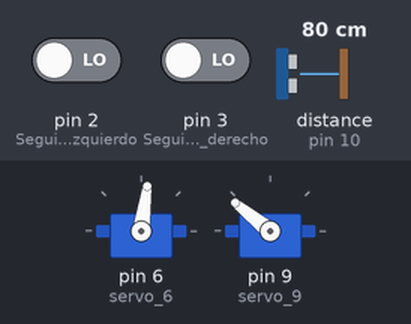
A sketch run on a simulated Arduino Uno, built with avr-gcc and run on an emulated ATmega328P. Shown: 2 × servo. The test bench sets the inputs (shaded band); at power-on: distance to the obstacle (sensor on pin 10) 80 cm, pin 2 (SeguiLineas_izquierdo) LOW, pin 3 (SeguiLneas_derecho) LOW. The echo pulse lasts 58.3 µs per cm.

Above: at 1.2 s.
1.3 s: distance to the obstacle (sensor on pin 10) set to 22 cm
2.8 s: distance to the obstacle (sensor on pin 10) set to 18 cm
At 3.4 s:
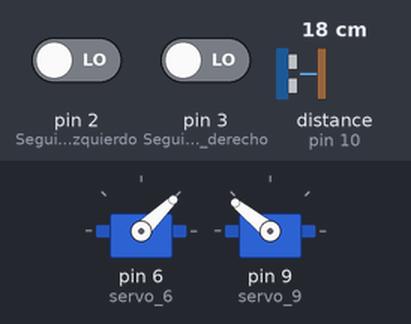
4.3 s: pin 2 (SeguiLineas_izquierdo) driven HIGH
At 5.5 s:
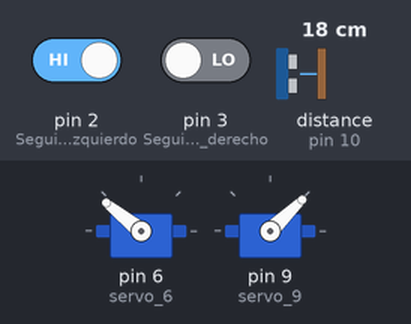
5.8 s: pin 2 (SeguiLineas_izquierdo) driven LOW
At 7.3 s:
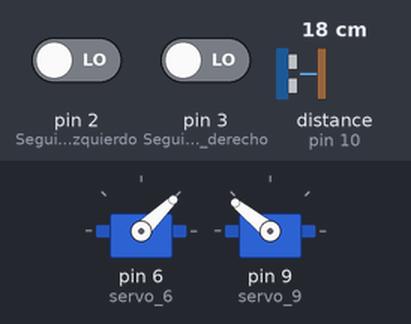
7.8 s: pin 3 (SeguiLneas_derecho) driven HIGH
At 8.3 s:
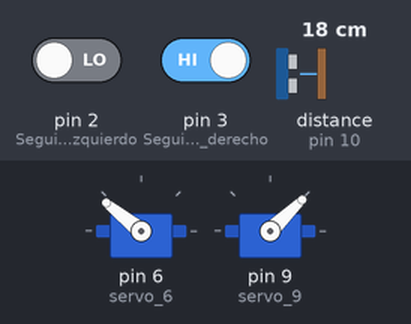
Timing chart, 0 to 10.3 s (numbered marks = the images above; inputs shaded):
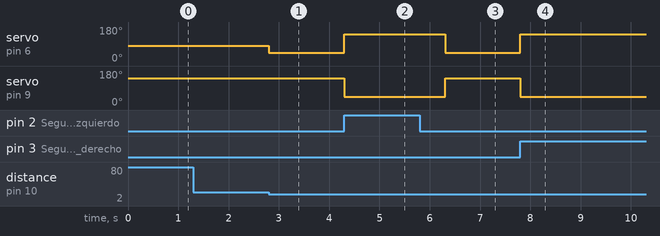

Measured:
- the behaviour switches between 20 and 19 cm on distance to the obstacle (sensor on pin 10) (found by bisection; images 0 and 1)
- after the input at 1.3 s, every drawn part: stays the same
- after the input at 2.8 s, servo on pin 6 (servo_6): 82° → 44° at once
- after the input at 4.3 s, servo on pin 6 (servo_6): 44° → 141° at once; servo on pin 9 (servo_9): 141° → 44° at once
- after the input at 5.8 s, servo on pin 6 (servo_6): 141° → 44° after 0.51 s; servo on pin 9 (servo_9): 44° → 141° after 0.51 s
- after the input at 7.8 s, servo on pin 6 (servo_6): 44° → 141° at once; servo on pin 9 (servo_9): 141° → 44° at once

The sketch:

EsquivarObstaculos.ino
```cpp
/* CODIGO EMPUJAR OBSTACULOS FUERA DEL CIRCULO*/
//------------------------------------------------------
/* Bibliografa:*/
/* blog TR3SDLAND http://www.tr3sdland.com/2013/04/robot-miniskybot-2-como-siguelineas-y-detector-de-obstaculos/
Autor: Pablo 18/05/2013*/
// LineFinder http://www.seeedstudio.com/wiki/Grove_-_Line_Finder
// Adaptacin: Germn Souto Fernndez http://www.start-robot.com/index.html
//------------------------------------------------------

#include <Servo.h> // Librera del servo
#include <Ultrasonic.h> // Librera del Ultrasonido

#define derechoParada 1450
#define izquierdoParada 1390
#define derechoAdelante 2000
#define izquierdoAdelante 1000
#define derechoAtras 1000
#define izquierdoAtras 2000

// Declaramos Variables
int ir_derecha;
int ir_izquierda;

int Negro;
int Blanco;

Servo servo_6; // Servo izquierdo
Servo servo_9; // Servo derecho

//long distancia;
//long tiempo;

Ultrasonic ultrasonic(11,10); // (Trig PIN, Echo PIN) ejemplo (4,A0);

void setup() {
  // put your setup code here, to run once:
  pinMode(2,INPUT); // SeguiLineas izquierdo
  pinMode(3,INPUT); // SeguiLneas derecho

  Negro = HIGH;
  Blanco = LOW;

  servo_6.attach(6); // Conexion servo izquierdo
  servo_9.attach(9); // Conexion servo derecho

  //Serial.begin(9600); // Incializada la comunicacion serial

}

void loop() {
  // put your main code here, to run repeatedly:
  /*digitalWrite(11,LOW);
  delayMicroseconds(5);
  digitalWrite(11,HIGH);
  delayMicroseconds(10);

  tiempo = pulseIn(10,HIGH);
  distancia = int(0.017*tiempo);

  Serial.println("Distancia ");
  Serial.println(distancia);
  Serial.println(" cm");*/

  /* El servo al modificarlo indicamos que esta en posición 90º, si le diecimos
  que se coloque en una posición mayor, por ejemplo 180º, girará de forma
  continua en una dirección, si le indicamos al servo que se coloque en una
  posición inferior, por ejemplo 0º, girará de forma continua en el otro sentido.
  Si le indicamos 90º el servo se parará */

  if (ultrasonic.Ranging(CM) <20){
    servo_6.writeMicroseconds(izquierdoAdelante);
    servo_9.writeMicroseconds(derechoAdelante);
  }else{
    servo_6.writeMicroseconds(izquierdoParada);
    servo_9.writeMicroseconds(derechoAdelante);
  }

  ir_derecha = digitalRead(3);
  ir_izquierda = digitalRead(2);

  if (ir_derecha == Negro || ir_izquierda == Negro){
    servo_6.writeMicroseconds(izquierdoAtras);
    servo_9.writeMicroseconds(derechoAtras);
    delay(1000);
  }

}
```
